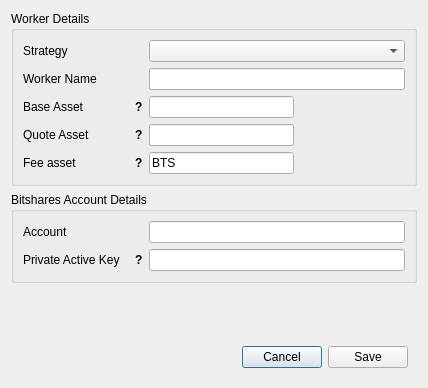
<?xml version="1.0" encoding="UTF-8"?>
<ui version="4.0">
 <class>Dialog</class>
 <widget class="QDialog" name="Dialog">
  <property name="geometry">
   <rect>
    <x>0</x>
    <y>0</y>
    <width>428</width>
    <height>388</height>
   </rect>
  </property>
  <property name="windowTitle">
   <string>Dexas-Bot - Create Worker</string>
  </property>
  <property name="styleSheet">
   <string notr="true"/>
  </property>
  <property name="modal">
   <bool>true</bool>
  </property>
  <layout class="QGridLayout" name="gridLayout">
   <item row="4" column="0">
    <widget class="QWidget" name="widget" native="true">
     <property name="sizePolicy">
      <sizepolicy hsizetype="Preferred" vsizetype="Fixed">
       <horstretch>0</horstretch>
       <verstretch>0</verstretch>
      </sizepolicy>
     </property>
     <layout class="QHBoxLayout" name="horizontalLayout_2">
      <item>
       <spacer name="horizontalSpacer">
        <property name="orientation">
         <enum>Qt::Horizontal</enum>
        </property>
        <property name="sizeHint" stdset="0">
         <size>
          <width>179</width>
          <height>20</height>
         </size>
        </property>
       </spacer>
      </item>
      <item>
       <widget class="QPushButton" name="cancel_button">
        <property name="sizePolicy">
         <sizepolicy hsizetype="Fixed" vsizetype="Fixed">
          <horstretch>0</horstretch>
          <verstretch>0</verstretch>
         </sizepolicy>
        </property>
        <property name="cursor">
         <cursorShape>PointingHandCursor</cursorShape>
        </property>
        <property name="text">
         <string>Cancel</string>
        </property>
       </widget>
      </item>
      <item>
       <widget class="QPushButton" name="save_button">
        <property name="sizePolicy">
         <sizepolicy hsizetype="Fixed" vsizetype="Fixed">
          <horstretch>0</horstretch>
          <verstretch>0</verstretch>
         </sizepolicy>
        </property>
        <property name="cursor">
         <cursorShape>PointingHandCursor</cursorShape>
        </property>
        <property name="text">
         <string>Save</string>
        </property>
       </widget>
      </item>
     </layout>
    </widget>
   </item>
   <item row="3" column="0">
    <spacer name="verticalSpacer">
     <property name="orientation">
      <enum>Qt::Vertical</enum>
     </property>
     <property name="sizeHint" stdset="0">
      <size>
       <width>20</width>
       <height>40</height>
      </size>
     </property>
    </spacer>
   </item>
   <item row="1" column="0">
    <widget class="QGroupBox" name="groupBox_2">
     <property name="title">
      <string>Bitshares Account Details</string>
     </property>
     <layout class="QFormLayout" name="formLayout_2">
      <property name="rowWrapPolicy">
       <enum>QFormLayout::WrapLongRows</enum>
      </property>
      <item row="0" column="0">
       <widget class="QLabel" name="account_label">
        <property name="sizePolicy">
         <sizepolicy hsizetype="Fixed" vsizetype="Preferred">
          <horstretch>0</horstretch>
          <verstretch>0</verstretch>
         </sizepolicy>
        </property>
        <property name="minimumSize">
         <size>
          <width>120</width>
          <height>0</height>
         </size>
        </property>
        <property name="maximumSize">
         <size>
          <width>120</width>
          <height>16777215</height>
         </size>
        </property>
        <property name="text">
         <string>Account</string>
        </property>
        <property name="buddy">
         <cstring>account_input</cstring>
        </property>
       </widget>
      </item>
      <item row="0" column="1">
       <widget class="QLineEdit" name="account_input"/>
      </item>
      <item row="1" column="1">
       <widget class="QLineEdit" name="private_key_input">
        <property name="sizePolicy">
         <sizepolicy hsizetype="Preferred" vsizetype="Fixed">
          <horstretch>0</horstretch>
          <verstretch>0</verstretch>
         </sizepolicy>
        </property>
        <property name="echoMode">
         <enum>QLineEdit::Password</enum>
        </property>
        <property name="clearButtonEnabled">
         <bool>false</bool>
        </property>
       </widget>
      </item>
      <item row="1" column="0">
       <widget class="QWidget" name="private_key_wrap" native="true">
        <property name="sizePolicy">
         <sizepolicy hsizetype="Fixed" vsizetype="Preferred">
          <horstretch>0</horstretch>
          <verstretch>0</verstretch>
         </sizepolicy>
        </property>
        <property name="minimumSize">
         <size>
          <width>120</width>
          <height>0</height>
         </size>
        </property>
        <property name="maximumSize">
         <size>
          <width>120</width>
          <height>16777215</height>
         </size>
        </property>
        <layout class="QHBoxLayout" name="horizontalLayout_4">
         <property name="spacing">
          <number>0</number>
         </property>
         <property name="leftMargin">
          <number>0</number>
         </property>
         <property name="topMargin">
          <number>0</number>
         </property>
         <property name="rightMargin">
          <number>0</number>
         </property>
         <property name="bottomMargin">
          <number>0</number>
         </property>
         <item>
          <widget class="QLabel" name="private_key_label">
           <property name="minimumSize">
            <size>
             <width>0</width>
             <height>0</height>
            </size>
           </property>
           <property name="maximumSize">
            <size>
             <width>16777215</width>
             <height>16777215</height>
            </size>
           </property>
           <property name="text">
            <string>Private Active Key</string>
           </property>
           <property name="wordWrap">
            <bool>true</bool>
           </property>
           <property name="buddy">
            <cstring>quote_asset_input</cstring>
           </property>
          </widget>
         </item>
         <item>
          <widget class="QLabel" name="private_key_tooltip">
           <property name="sizePolicy">
            <sizepolicy hsizetype="Fixed" vsizetype="Preferred">
             <horstretch>0</horstretch>
             <verstretch>0</verstretch>
            </sizepolicy>
           </property>
           <property name="font">
            <font>
             <weight>75</weight>
             <bold>true</bold>
            </font>
           </property>
           <property name="cursor">
            <cursorShape>WhatsThisCursor</cursorShape>
           </property>
           <property name="toolTip">
            <string>&lt;html&gt;&lt;head/&gt;&lt;body&gt;&lt;p&gt;Active private key of the account in WIF format.&lt;/p&gt;&lt;p&gt;This field is optional if it was previously saved.&lt;/p&gt;&lt;/body&gt;&lt;/html&gt;</string>
           </property>
           <property name="text">
            <string>?</string>
           </property>
           <property name="margin">
            <number>5</number>
           </property>
          </widget>
         </item>
        </layout>
       </widget>
      </item>
     </layout>
    </widget>
   </item>
   <item row="0" column="0">
    <widget class="QGroupBox" name="groupBox">
     <property name="title">
      <string>Worker Details</string>
     </property>
     <layout class="QFormLayout" name="formLayout_3">
      <item row="0" column="0">
       <widget class="QLabel" name="strategy_label">
        <property name="minimumSize">
         <size>
          <width>120</width>
          <height>0</height>
         </size>
        </property>
        <property name="maximumSize">
         <size>
          <width>120</width>
          <height>16777215</height>
         </size>
        </property>
        <property name="text">
         <string>Strategy</string>
        </property>
        <property name="buddy">
         <cstring>strategy_input</cstring>
        </property>
       </widget>
      </item>
      <item row="0" column="1">
       <widget class="QComboBox" name="strategy_input">
        <property name="currentIndex">
         <number>-1</number>
        </property>
       </widget>
      </item>
      <item row="1" column="0">
       <widget class="QLabel" name="worker_name_label">
        <property name="minimumSize">
         <size>
          <width>120</width>
          <height>0</height>
         </size>
        </property>
        <property name="maximumSize">
         <size>
          <width>120</width>
          <height>16777215</height>
         </size>
        </property>
        <property name="text">
         <string>Worker Name</string>
        </property>
        <property name="buddy">
         <cstring>worker_name_input</cstring>
        </property>
       </widget>
      </item>
      <item row="1" column="1">
       <widget class="QLineEdit" name="worker_name_input"/>
      </item>
      <item row="3" column="1">
       <widget class="QLineEdit" name="quote_asset_input">
        <property name="sizePolicy">
         <sizepolicy hsizetype="Fixed" vsizetype="Fixed">
          <horstretch>0</horstretch>
          <verstretch>0</verstretch>
         </sizepolicy>
        </property>
        <property name="minimumSize">
         <size>
          <width>145</width>
          <height>0</height>
         </size>
        </property>
        <property name="maximumSize">
         <size>
          <width>80</width>
          <height>16777215</height>
         </size>
        </property>
       </widget>
      </item>
      <item row="2" column="0">
       <widget class="QWidget" name="base_asset_wrap" native="true">
        <property name="sizePolicy">
         <sizepolicy hsizetype="Fixed" vsizetype="Preferred">
          <horstretch>0</horstretch>
          <verstretch>0</verstretch>
         </sizepolicy>
        </property>
        <property name="minimumSize">
         <size>
          <width>120</width>
          <height>0</height>
         </size>
        </property>
        <property name="maximumSize">
         <size>
          <width>120</width>
          <height>16777215</height>
         </size>
        </property>
        <layout class="QHBoxLayout" name="horizontalLayout">
         <property name="spacing">
          <number>0</number>
         </property>
         <property name="leftMargin">
          <number>0</number>
         </property>
         <property name="topMargin">
          <number>0</number>
         </property>
         <property name="rightMargin">
          <number>0</number>
         </property>
         <property name="bottomMargin">
          <number>0</number>
         </property>
         <item>
          <widget class="QLabel" name="base_asset_label">
           <property name="minimumSize">
            <size>
             <width>0</width>
             <height>0</height>
            </size>
           </property>
           <property name="maximumSize">
            <size>
             <width>16777215</width>
             <height>16777215</height>
            </size>
           </property>
           <property name="text">
            <string>Base Asset</string>
           </property>
          </widget>
         </item>
         <item>
          <widget class="QLabel" name="base_asset_tooltip">
           <property name="sizePolicy">
            <sizepolicy hsizetype="Fixed" vsizetype="Preferred">
             <horstretch>0</horstretch>
             <verstretch>0</verstretch>
            </sizepolicy>
           </property>
           <property name="font">
            <font>
             <weight>75</weight>
             <bold>true</bold>
            </font>
           </property>
           <property name="cursor">
            <cursorShape>WhatsThisCursor</cursorShape>
           </property>
           <property name="toolTip">
            <string>Asset to be used as unit of measure</string>
           </property>
           <property name="text">
            <string>?</string>
           </property>
           <property name="margin">
            <number>5</number>
           </property>
          </widget>
         </item>
        </layout>
       </widget>
      </item>
      <item row="3" column="0">
       <widget class="QWidget" name="quote_asset_wrap" native="true">
        <property name="sizePolicy">
         <sizepolicy hsizetype="Fixed" vsizetype="Preferred">
          <horstretch>0</horstretch>
          <verstretch>0</verstretch>
         </sizepolicy>
        </property>
        <property name="minimumSize">
         <size>
          <width>120</width>
          <height>0</height>
         </size>
        </property>
        <property name="maximumSize">
         <size>
          <width>120</width>
          <height>16777215</height>
         </size>
        </property>
        <layout class="QHBoxLayout" name="horizontalLayout_3">
         <property name="spacing">
          <number>0</number>
         </property>
         <property name="leftMargin">
          <number>0</number>
         </property>
         <property name="topMargin">
          <number>0</number>
         </property>
         <property name="rightMargin">
          <number>0</number>
         </property>
         <property name="bottomMargin">
          <number>0</number>
         </property>
         <item>
          <widget class="QLabel" name="quote_asset_label">
           <property name="minimumSize">
            <size>
             <width>0</width>
             <height>0</height>
            </size>
           </property>
           <property name="maximumSize">
            <size>
             <width>16777215</width>
             <height>16777215</height>
            </size>
           </property>
           <property name="text">
            <string>Quote Asset</string>
           </property>
           <property name="buddy">
            <cstring>quote_asset_input</cstring>
           </property>
          </widget>
         </item>
         <item>
          <widget class="QLabel" name="quote_asset_tooltip">
           <property name="sizePolicy">
            <sizepolicy hsizetype="Fixed" vsizetype="Preferred">
             <horstretch>0</horstretch>
             <verstretch>0</verstretch>
            </sizepolicy>
           </property>
           <property name="font">
            <font>
             <weight>75</weight>
             <bold>true</bold>
            </font>
           </property>
           <property name="cursor">
            <cursorShape>WhatsThisCursor</cursorShape>
           </property>
           <property name="toolTip">
            <string>Asset to be bought and sold</string>
           </property>
           <property name="text">
            <string>?</string>
           </property>
           <property name="margin">
            <number>5</number>
           </property>
          </widget>
         </item>
        </layout>
       </widget>
      </item>
      <item row="4" column="0">
       <widget class="QWidget" name="fee_asset_wrap" native="true">
        <property name="sizePolicy">
         <sizepolicy hsizetype="Fixed" vsizetype="Preferred">
          <horstretch>0</horstretch>
          <verstretch>0</verstretch>
         </sizepolicy>
        </property>
        <property name="minimumSize">
         <size>
          <width>120</width>
          <height>0</height>
         </size>
        </property>
        <property name="maximumSize">
         <size>
          <width>120</width>
          <height>16777215</height>
         </size>
        </property>
        <layout class="QHBoxLayout" name="horizontalLayout_5">
         <property name="spacing">
          <number>0</number>
         </property>
         <property name="leftMargin">
          <number>0</number>
         </property>
         <property name="topMargin">
          <number>0</number>
         </property>
         <property name="rightMargin">
          <number>0</number>
         </property>
         <property name="bottomMargin">
          <number>0</number>
         </property>
         <item>
          <widget class="QLabel" name="fee_asset_label">
           <property name="minimumSize">
            <size>
             <width>0</width>
             <height>0</height>
            </size>
           </property>
           <property name="maximumSize">
            <size>
             <width>16777215</width>
             <height>16777215</height>
            </size>
           </property>
           <property name="text">
            <string>Fee asset</string>
           </property>
           <property name="buddy">
            <cstring>quote_asset_input</cstring>
           </property>
          </widget>
         </item>
         <item>
          <widget class="QLabel" name="fee_asset_tooltip">
           <property name="sizePolicy">
            <sizepolicy hsizetype="Fixed" vsizetype="Preferred">
             <horstretch>0</horstretch>
             <verstretch>0</verstretch>
            </sizepolicy>
           </property>
           <property name="font">
            <font>
             <weight>75</weight>
             <bold>true</bold>
            </font>
           </property>
           <property name="cursor">
            <cursorShape>WhatsThisCursor</cursorShape>
           </property>
           <property name="toolTip">
            <string>Asset to be used to pay transaction fees</string>
           </property>
           <property name="text">
            <string>?</string>
           </property>
           <property name="margin">
            <number>5</number>
           </property>
          </widget>
         </item>
        </layout>
       </widget>
      </item>
      <item row="4" column="1">
       <widget class="QLineEdit" name="fee_asset_input">
        <property name="sizePolicy">
         <sizepolicy hsizetype="Fixed" vsizetype="Fixed">
          <horstretch>0</horstretch>
          <verstretch>0</verstretch>
         </sizepolicy>
        </property>
        <property name="minimumSize">
         <size>
          <width>145</width>
          <height>0</height>
         </size>
        </property>
        <property name="maximumSize">
         <size>
          <width>80</width>
          <height>16777215</height>
         </size>
        </property>
        <property name="text">
         <string>BTS</string>
        </property>
       </widget>
      </item>
      <item row="2" column="1">
       <widget class="QLineEdit" name="base_asset_input">
        <property name="sizePolicy">
         <sizepolicy hsizetype="Fixed" vsizetype="Fixed">
          <horstretch>0</horstretch>
          <verstretch>0</verstretch>
         </sizepolicy>
        </property>
        <property name="minimumSize">
         <size>
          <width>145</width>
          <height>0</height>
         </size>
        </property>
        <property name="maximumSize">
         <size>
          <width>80</width>
          <height>16777215</height>
         </size>
        </property>
       </widget>
      </item>
     </layout>
    </widget>
   </item>
   <item row="2" column="0">
    <widget class="QWidget" name="widget_2" native="true">
     <layout class="QVBoxLayout" name="strategy_container">
      <property name="leftMargin">
       <number>0</number>
      </property>
      <property name="topMargin">
       <number>0</number>
      </property>
      <property name="rightMargin">
       <number>0</number>
      </property>
      <property name="bottomMargin">
       <number>0</number>
      </property>
     </layout>
    </widget>
   </item>
  </layout>
 </widget>
 <tabstops>
  <tabstop>strategy_input</tabstop>
  <tabstop>worker_name_input</tabstop>
  <tabstop>base_asset_input</tabstop>
  <tabstop>quote_asset_input</tabstop>
  <tabstop>fee_asset_input</tabstop>
  <tabstop>account_input</tabstop>
  <tabstop>private_key_input</tabstop>
  <tabstop>save_button</tabstop>
  <tabstop>cancel_button</tabstop>
 </tabstops>
 <resources/>
 <connections/>
</ui>
